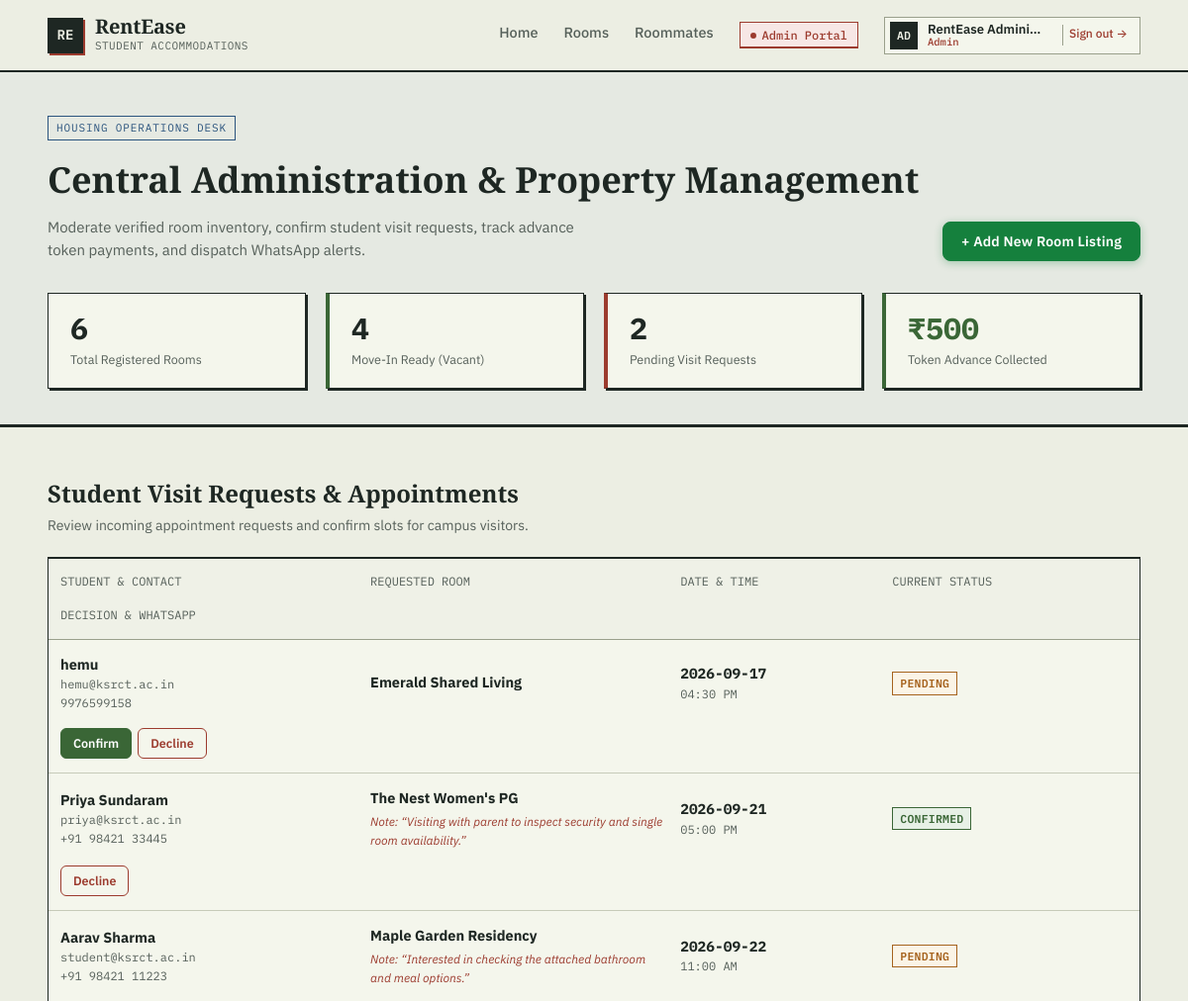
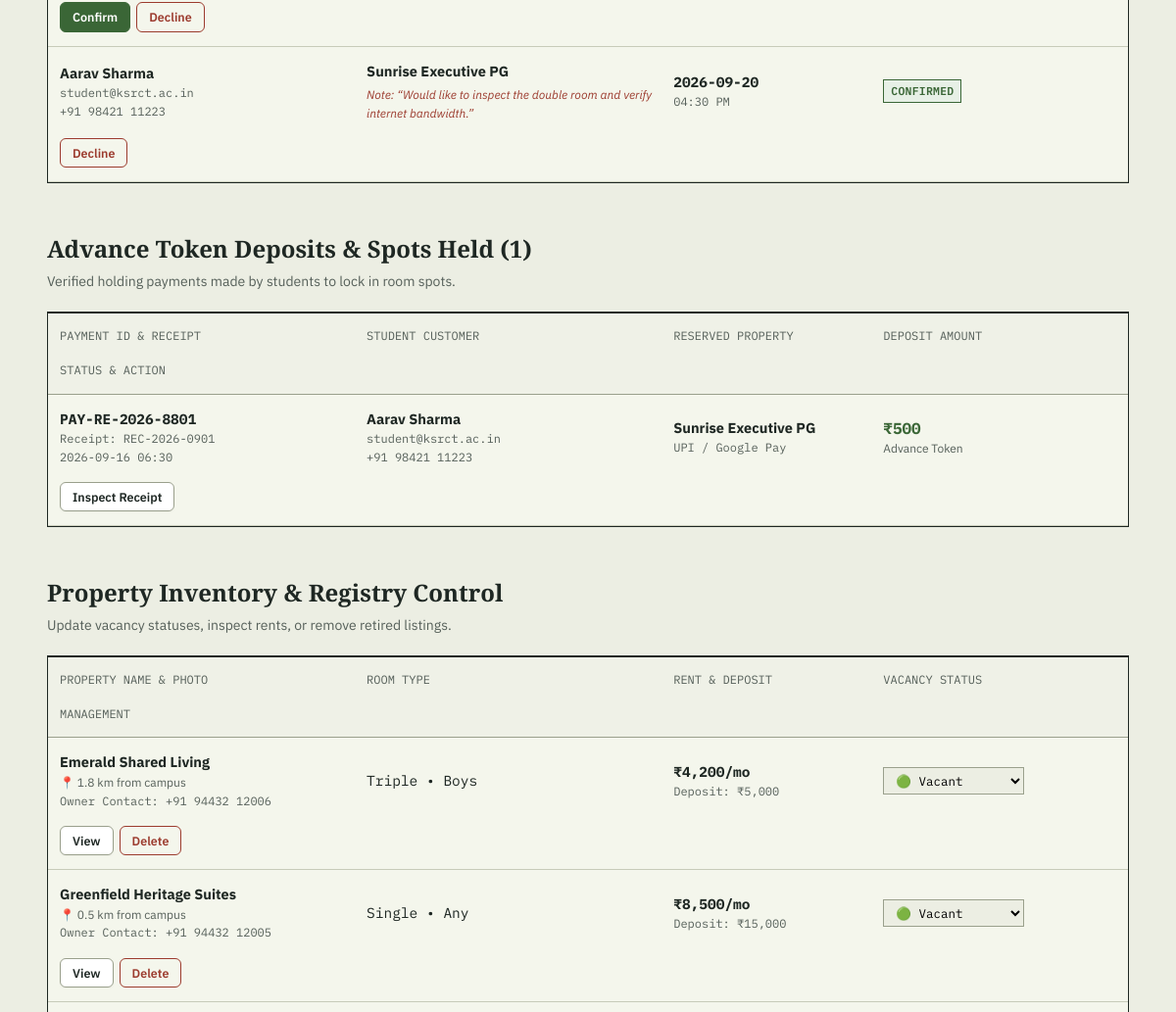
Page /admin (signed in, upper part) on the earlier database version (2 pictures, top to bottom).
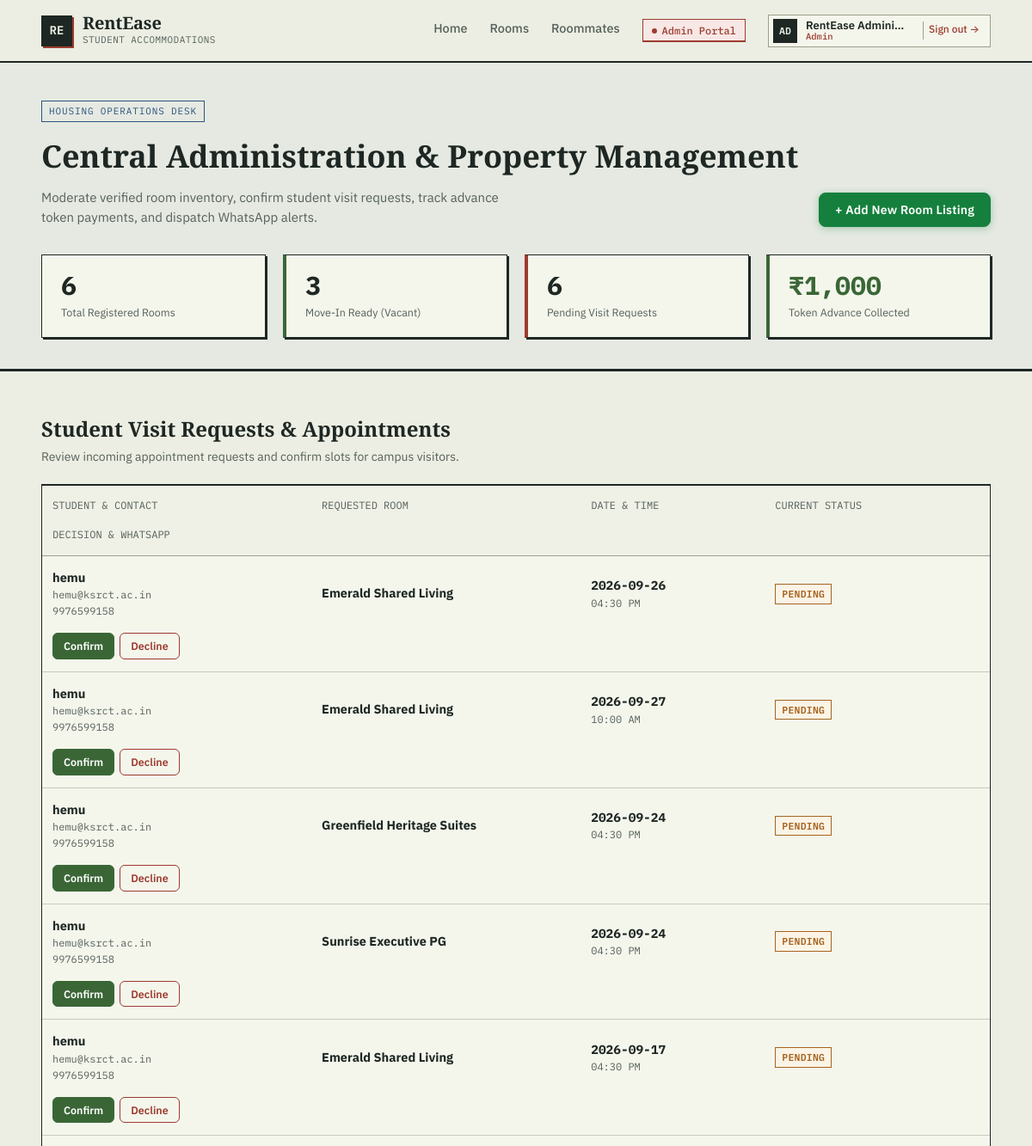
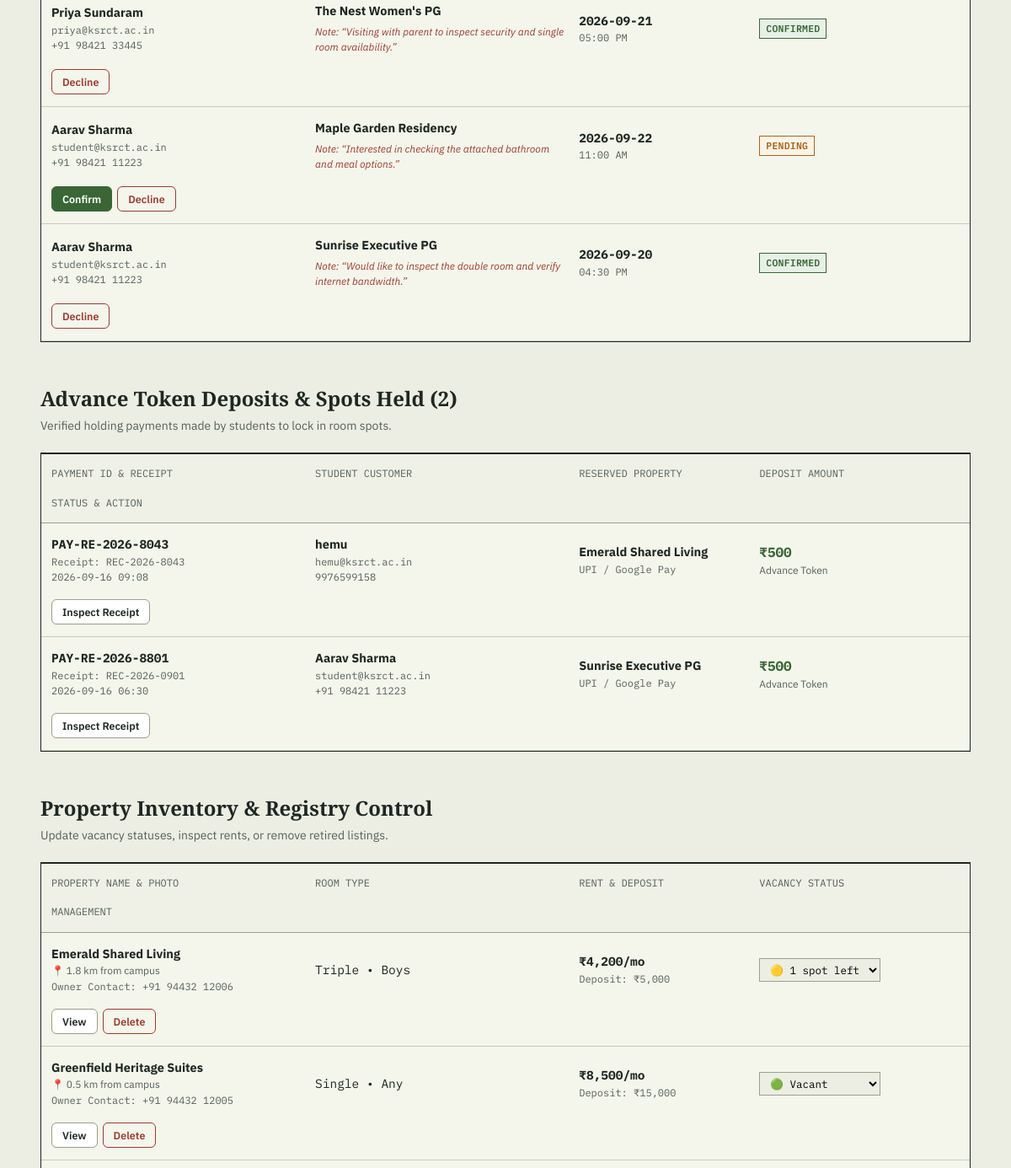
Same page on the later database version (2 pictures, top to bottom).
### tables this page shows
CREATE TABLE users (
        id INTEGER PRIMARY KEY AUTOINCREMENT,
        name TEXT NOT NULL,
        email TEXT UNIQUE NOT NULL,
        password_hash TEXT NOT NULL,
        role TEXT NOT NULL DEFAULT 'student', -- 'student' or 'admin'
        phone TEXT,
        college TEXT,
        avatar_initials TEXT,
        created_at TIMESTAMP DEFAULT CURRENT_TIMESTAMP
    );

CREATE TABLE visit_requests (
        id INTEGER PRIMARY KEY AUTOINCREMENT,
        listing_id INTEGER NOT NULL,
        user_id INTEGER NOT NULL,
        visit_date TEXT NOT NULL,
        visit_time TEXT NOT NULL,
        message TEXT,
        status TEXT NOT NULL DEFAULT 'Pending', -- 'Pending', 'Confirmed', 'Declined'
        created_at TIMESTAMP DEFAULT CURRENT_TIMESTAMP,
        FOREIGN KEY (listing_id) REFERENCES listings (id) ON DELETE CASCADE,
        FOREIGN KEY (user_id) REFERENCES users (id) ON DELETE CASCADE
    );

CREATE TABLE listings (
        id INTEGER PRIMARY KEY AUTOINCREMENT,
        name TEXT NOT NULL,
        area TEXT NOT NULL,
        address TEXT NOT NULL,
        rent_monthly INTEGER NOT NULL,
        deposit INTEGER NOT NULL DEFAULT 0,
        room_type TEXT NOT NULL, -- 'Single', 'Double', 'Triple'
        gender_pref TEXT NOT NULL, -- 'Boys', 'Girls', 'Any'
        amenities TEXT NOT NULL, -- comma separated: 'WiFi, Food, AC, Power Backup'
        status TEXT NOT NULL DEFAULT 'Vacant', -- 'Vacant', '1 spot left', 'Occupied'
        status_kind TEXT NOT NULL DEFAULT 'open', -- 'open', 'low', 'full'
        rating REAL NOT NULL DEFAULT 4.5,
        reviews_count INTEGER NOT NULL DEFAULT 12,
        description TEXT,
        image_url TEXT,
        contact_phone TEXT,
        owner_id INTEGER,
        created_at TIMESTAMP DEFAULT CURRENT_TIMESTAMP, images TEXT,
        FOREIGN KEY (owner_id) REFERENCES users (id) ON DELETE SET NULL
    );

CREATE TABLE payments (
        id INTEGER PRIMARY KEY AUTOINCREMENT,
        payment_id TEXT UNIQUE NOT NULL,
        user_id INTEGER NOT NULL,
        listing_id INTEGER NOT NULL,
        amount INTEGER NOT NULL,
        payment_method TEXT NOT NULL, -- 'UPI / Google Pay', 'Credit/Debit Card', 'Net Banking'
        payment_details TEXT,        -- UPI ID or Masked Card
        status TEXT NOT NULL DEFAULT 'Success',
        receipt_number TEXT NOT NULL,
        created_at TIMESTAMP DEFAULT CURRENT_TIMESTAMP,
        FOREIGN KEY (user_id) REFERENCES users (id) ON DELETE CASCADE,
        FOREIGN KEY (listing_id) REFERENCES listings (id) ON DELETE CASCADE
    );

### app.py (the view)
@app.route("/admin")
@admin_required
def admin_dashboard():
    conn = get_db_connection()
    total_listings = conn.execute("SELECT COUNT(*) FROM listings").fetchone()[0]
    vacant_listings = conn.execute("SELECT COUNT(*) FROM listings WHERE status = 'Vacant'").fetchone()[0]
    total_students = conn.execute("SELECT COUNT(*) FROM users WHERE role = 'student'").fetchone()[0]
    pending_visits = conn.execute("SELECT COUNT(*) FROM visit_requests WHERE status = 'Pending'").fetchone()[0]
    revenue_row = conn.execute("SELECT SUM(amount) FROM payments").fetchone()[0]
    total_revenue = revenue_row if revenue_row else 0
    all_listings = conn.execute("SELECT * FROM listings ORDER BY id DESC").fetchall()
    all_visits = conn.execute("""
        SELECT vr.*, l.name as listing_name, u.name as student_name, u.email as student_email, u.phone as student_phone
        FROM visit_requests vr
        JOIN listings l ON vr.listing_id = l.id
        JOIN users u ON vr.user_id = u.id
        ORDER BY vr.id DESC
    """).fetchall()
    all_payments = conn.execute("""
        SELECT p.*, l.name as listing_name, u.name as student_name, u.email as student_email, u.phone as student_phone
        FROM payments p
        JOIN listings l ON p.listing_id = l.id
        JOIN users u ON p.user_id = u.id
        ORDER BY p.id DESC
    """).fetchall()
    all_users = conn.execute("SELECT id, name, email, role, phone, college, created_at FROM users ORDER BY id DESC").fetchall()
    conn.close()
    return render_template(
        "admin/index.html",
        total_listings=total_listings,
        vacant_listings=vacant_listings,
        total_students=total_students,
        pending_visits=pending_visits,
        total_revenue=total_revenue,
        listings=all_listings,
        visits=all_visits,
        payments=all_payments,
        users=all_users
    )

### app.py (called while the page is built)
@app.context_processor
def inject_current_user():
    user = None
    if "user_id" in session:
        conn = get_db_connection()
        user = conn.execute("SELECT id, name, email, role, college, phone, avatar_initials FROM users WHERE id = ?", (session["user_id"],)).fetchone()
        conn.close()
    return {"current_user": user}

def admin_required(f):
    @wraps(f)
    def decorated_function(*args, **kwargs):
        if "user_id" not in session:
            flash("Admin access requires authentication.", "warning")
            return redirect(url_for("login", mode="admin", next=request.url))
        if session.get("user_role") != "admin":
            flash("Access denied. Administrator privileges are required.", "error")
            return redirect(url_for("home"))
        return f(*args, **kwargs)
    return decorated_function

### db.py (called while the page is built)
def get_db_connection():
    conn = sqlite3.connect(DB_PATH)
    conn.row_factory = sqlite3.Row
    conn.execute("PRAGMA foreign_keys = ON;")
    return conn

### templates/admin/index.html (shortened to what this page needs)
{% extends "base.html" %}
{% block content %}
<div class="page-header admin-page-header">
  <div class="wrap">
    <div class="page-header-content">
      <div>
        <div class="section-badge admin-badge">HOUSING OPERATIONS DESK</div>
        <h1>Central Administration & Property Management</h1>
        <p class="page-header-sub">
          Moderate verified room inventory, confirm student visit requests, track advance token payments, and dispatch WhatsApp alerts.
        </p>
      </div>
      <div class="admin-top-actions">
        <button type="button" class="btn btn-primary" onclick="openAddListingModal()">
          + Add New Room Listing
        </button>
      </div>
    </div>
    <div class="admin-metrics-grid">
      <div class="metric-card">
        <span class="metric-val mono">{{ total_listings }}</span>
        <span class="metric-label">Total Registered Rooms</span>
      </div>
      <div class="metric-card highlight-green">
        <span class="metric-val mono">{{ vacant_listings }}</span>
        <span class="metric-label">Move-In Ready (Vacant)</span>
      </div>
      <div class="metric-card highlight-red">
        <span class="metric-val mono">{{ pending_visits }}</span>
        <span class="metric-label">Pending Visit Requests</span>
      </div>
      <div class="metric-card highlight-green">
        <span class="metric-val mono" style="color: var(--stamp-green);">₹{{ "{:,}".format(total_revenue) }}</span>
        <span class="metric-label">Token Advance Collected</span>
      </div>
    </div>
  </div>
</div>
<div class="admin-content">
  <div class="wrap">
    <div class="admin-section">
      <div class="admin-section-head">
        <div>
          <h2>Student Visit Requests & Appointments</h2>
          <p class="section-sub">Review incoming appointment requests and confirm slots for campus visitors.</p>
        </div>
      </div>
      {% if visits %}
        <div class="register admin-register">
          <div class="register-head admin-visit-head">
            <span>Student & Contact</span>
            <span>Requested Room</span>
            <span>Date & Time</span>
            <span>Current Status</span>
            <span>Decision & WhatsApp</span>
          </div>
          {% for v in visits %}
          <div class="register-row admin-visit-row">
            <div>
              <strong class="reg-name">{{ v.student_name }}</strong>
              <div class="mono reg-sub">{{ v.student_email }}</div>
              <div class="mono reg-sub">{{ v.student_phone or 'No phone' }}</div>
            </div>
            <div>
              <strong class="reg-name">{{ v.listing_name }}</strong>
              {% if v.message %}
                <div class="reg-note">Note: “{{ v.message }}”</div>
              {% endif %}
            </div>
            <div class="mono">
              <strong>{{ v.visit_date }}</strong>
              <div class="reg-sub">{{ v.visit_time }}</div>
            </div>
            <div>
              <span class="status-tag {% if v.status == 'Confirmed' %}status-open{% elif v.status == 'Declined' %}status-full{% else %}status-low{% endif %}">
                {{ v.status }}
              </span>
            </div>
            <div class="admin-row-actions">
              {% if v.status != 'Confirmed' %}
                <form action="{{ url_for('admin_moderate_visit', visit_id=v.id, action='confirm') }}" method="POST" style="display:inline;">
                  <button type="submit" class="btn btn-sm btn-primary-green">Confirm</button>
                </form>
              {% endif %}
              {% if v.status != 'Declined' %}
                <form action="{{ url_for('admin_moderate_visit', visit_id=v.id, action='decline') }}" method="POST" style="display:inline;">
                  <button type="submit" class="btn btn-sm btn-ghost-red">Decline</button>
                </form>
              {% endif %}
            </div>
          </div>
          {% endfor %}
        </div>
      {% else %}
        <div class="empty-state-card small">
          <p>No visit requests currently in the queue.</p>
        </div>
      {% endif %}
    </div>
    <div class="admin-section">
      <div class="admin-section-head">
        <div>
          <h2>Advance Token Deposits & Spots Held ({{ payments|length }})</h2>
          <p class="section-sub">Verified holding payments made by students to lock in room spots.</p>
        </div>
      </div>
      {% if payments %}
        <div class="register admin-register">
          <div class="register-head admin-payment-head">
            <span>Payment ID & Receipt</span>
            <span>Student Customer</span>
            <span>Reserved Property</span>
            <span>Deposit Amount</span>
            <span>Status & Action</span>
          </div>
          {% for p in payments %}
          <div class="register-row admin-payment-row">
            <div>
              <strong class="mono">{{ p.payment_id }}</strong>
              <div class="mono reg-sub">Receipt: {{ p.receipt_number }}</div>
              <div class="reg-sub mono">{{ p.created_at[:16] }}</div>
            </div>
            <div>
              <strong>{{ p.student_name }}</strong>
              <div class="reg-sub mono">{{ p.student_email }}</div>
              <div class="reg-sub mono">{{ p.student_phone or 'No phone' }}</div>
            </div>
            <div>
              <strong class="reg-name">{{ p.listing_name }}</strong>
              <div class="reg-sub mono">{{ p.payment_method }}</div>
            </div>
            <div>
              <strong class="mono" style="color: var(--stamp-green); font-size: 16px;">₹{{ p.amount }}</strong>
              <div class="reg-sub">Advance Token</div>
            </div>
            <div class="admin-row-actions">
              <button
                type="button"
                class="btn btn-sm btn-ghost"
                onclick="loadAndShowReceipt('{{ p.payment_id }}')"
              >
                Inspect Receipt
              </button>
            </div>
          </div>
          {% endfor %}
        </div>
      {% else %}
        <div class="empty-state-card small">
          <p>No advance payments recorded yet.</p>
        </div>
      {% endif %}
    </div>
    <div class="admin-section">
      <div class="admin-section-head">
        <div>
          <h2>Property Inventory & Registry Control</h2>
          <p class="section-sub">Update vacancy statuses, inspect rents, or remove retired listings.</p>
        </div>
      </div>
      <div class="register admin-register">
        <div class="register-head admin-room-head">
          <span>Property Name & Photo</span>
          <span>Room Type</span>
          <span>Rent & Deposit</span>
          <span>Vacancy Status</span>
          <span>Management</span>
        </div>
        {% for item in listings %}
        <div class="register-row admin-room-row">
          <div>
            <strong class="reg-name">{{ item.name }}</strong>
            <div class="reg-sub">📍 {{ item.area }}</div>
            <div class="reg-sub mono">Owner Contact: {{ item.contact_phone or '+91 94432 12000' }}</div>
          </div>
          <div>
            <span class="mono">{{ item.room_type }} &bull; {{ item.gender_pref }}</span>
          </div>
          <div class="mono">
            <strong>₹{{ "{:,}".format(item.rent_monthly) }}/mo</strong>
            <div class="reg-sub">Deposit: ₹{{ "{:,}".format(item.deposit) }}</div>
          </div>
          <div>
            <form action="{{ url_for('admin_update_listing_status', listing_id=item.id) }}" method="POST" class="inline-status-form">
              <select name="status" onchange="this.form.submit()" class="status-quick-select">
                <option value="Vacant" {% if item.status == 'Vacant' %}selected{% endif %}>🟢 Vacant</option>
                <option value="1 spot left" {% if item.status == '1 spot left' %}selected{% endif %}>🟡 1 spot left</option>
              </select>
            </form>
          </div>
          <div class="admin-row-actions">
            <a href="{{ url_for('listings') }}?q={{ item.name }}" class="btn btn-sm btn-ghost" target="_blank">
              View
            </a>
            <form action="{{ url_for('admin_delete_listing', listing_id=item.id) }}" method="POST" onsubmit="return confirm('Permanently remove {{ item.name }} from registry?')">
              <button type="submit" class="btn btn-sm btn-ghost-red">Delete</button>
            </form>
          </div>
        </div>
        {% endfor %}
      </div>
    </div>
  </div>
</div>
{% endblock %}

### templates/base.html (shortened to what this page needs)
<!DOCTYPE html>
<html lang="en">
<head>
  <link rel="stylesheet" href="{{ url_for('static', filename='css/style.css') }}">
</head>
<body>
  <header class="site-header">
    <div class="wrap header-row">
      <a class="brand" href="{{ url_for('home') }}">
        <span class="brand-mark">RE</span>
        <div class="brand-text">
          <span class="brand-name">RentEase</span>
          <span class="brand-sub">Student Accommodations</span>
        </div>
      </a>
      <nav class="main-nav">
        <a href="{{ url_for('home') }}" class="{% if request.endpoint == 'home' %}active{% endif %}">Home</a>
        <a href="{{ url_for('listings') }}" class="{% if request.endpoint == 'listings' %}active{% endif %}">Rooms</a>
        <a href="{{ url_for('roommates') }}" class="{% if request.endpoint == 'roommates' %}active{% endif %}">Roommates</a>
        {% if current_user %}
          {% if current_user.role == 'admin' %}
            <a href="{{ url_for('admin_dashboard') }}" class="nav-admin-badge {% if request.endpoint == 'admin_dashboard' %}active{% endif %}">
              <span class="badge-dot"></span> Admin Portal
            </a>
          {% else %}
            <a href="{{ url_for('student_dashboard') }}" class="{% if request.endpoint == 'student_dashboard' %}active{% endif %}">My Dashboard</a>
          {% endif %}
          <div class="user-pill-container">
            <div class="user-avatar">{{ current_user.avatar_initials or 'ST' }}</div>
            <div class="user-meta">
              <span class="user-name">{{ current_user.name }}</span>
              <span class="user-role">{{ current_user.role | capitalize }}</span>
            </div>
            <a href="{{ url_for('logout') }}" class="btn-logout" title="Sign out">Sign out &rarr;</a>
          </div>
        {% else %}
          <div class="auth-actions">
            <a href="{{ url_for('login') }}" class="btn btn-ghost btn-sm">Sign In</a>
            <a href="{{ url_for('register') }}" class="btn btn-primary btn-sm nav-cta">Join Free &rarr;</a>
          </div>
        {% endif %}
      </nav>
    </div>
  </header>
  <main>
    {% block content %}{% endblock %}
  </main>
</body>
</html>

Differences in the rows shown:
added visit_requests: student_name "hemu", student_email "hemu@ksrct.ac.in", phone "9976599158", listing_name "Emerald Shared Living", visit_date "2026-09-26", visit_time "04:30 PM", status "PENDING"
added visit_requests: student_name "hemu", student_email "hemu@ksrct.ac.in", phone "9976599158", listing_name "Emerald Shared Living", visit_date "2026-09-27", visit_time "10:00 AM", status "PENDING"
added visit_requests: student_name "hemu", student_email "hemu@ksrct.ac.in", phone "9976599158", listing_name "Greenfield Heritage Suites", visit_date "2026-09-24", visit_time "04:30 PM", status "PENDING"
added visit_requests: student_name "hemu", student_email "hemu@ksrct.ac.in", phone "9976599158", listing_name "Sunrise Executive PG", visit_date "2026-09-24", visit_time "04:30 PM", status "PENDING"
added payments: payment_id "PAY-RE-2026-8043", receipt_number "REC-2026-8043", created_at "2026-09-16 09:08", student_name "hemu", student_email "hemu@ksrct.ac.in", phone "9976599158", listing_name "Emerald Shared Living", payment_method "UPI / Google Pay", amount "500"
changed listings "Emerald Shared Living": status "🟢 Vacant" → "🟡 1 spot left"
Other differences:
{{ vacant_listings }}: "4" → "3"
{{ pending_visits }}: "2" → "6"
{{ "{:,}".format(total_revenue) }}: "500" → "1,000"
{{ payments|length }}: "1" → "2"
